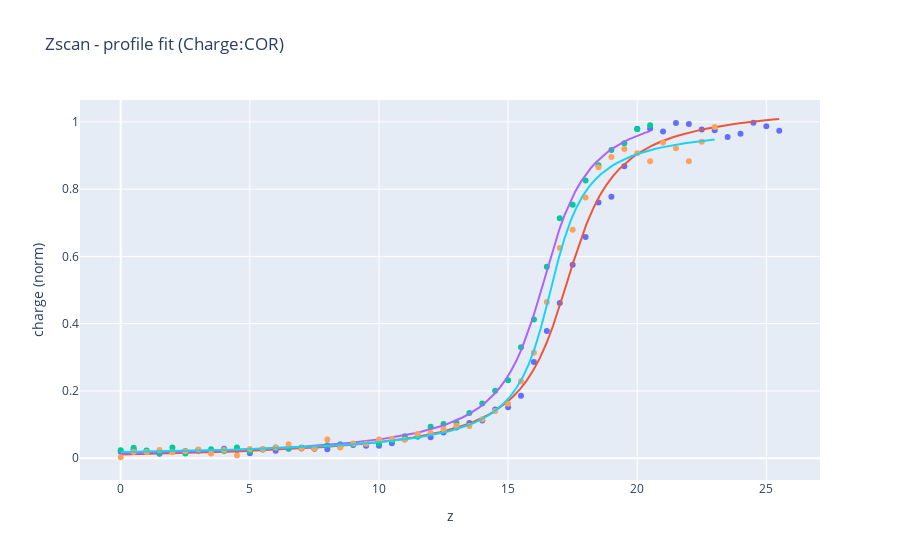
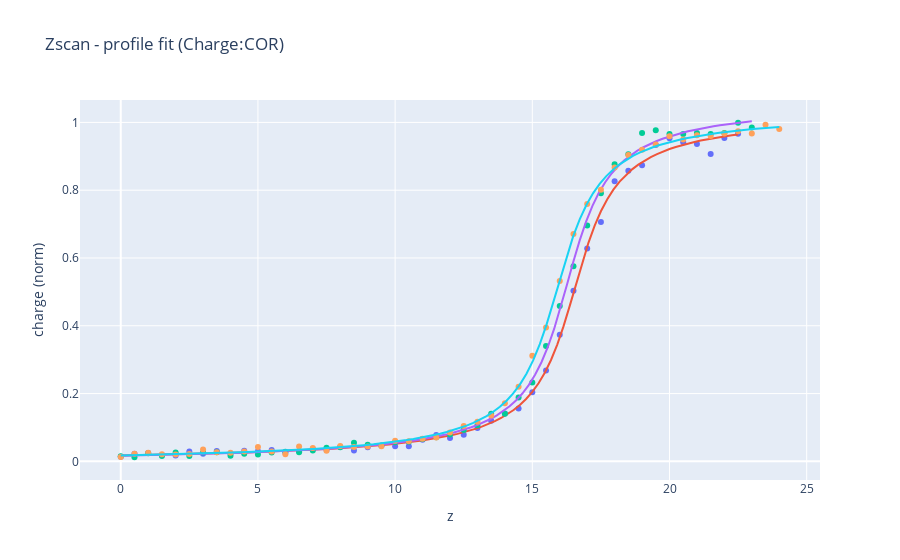
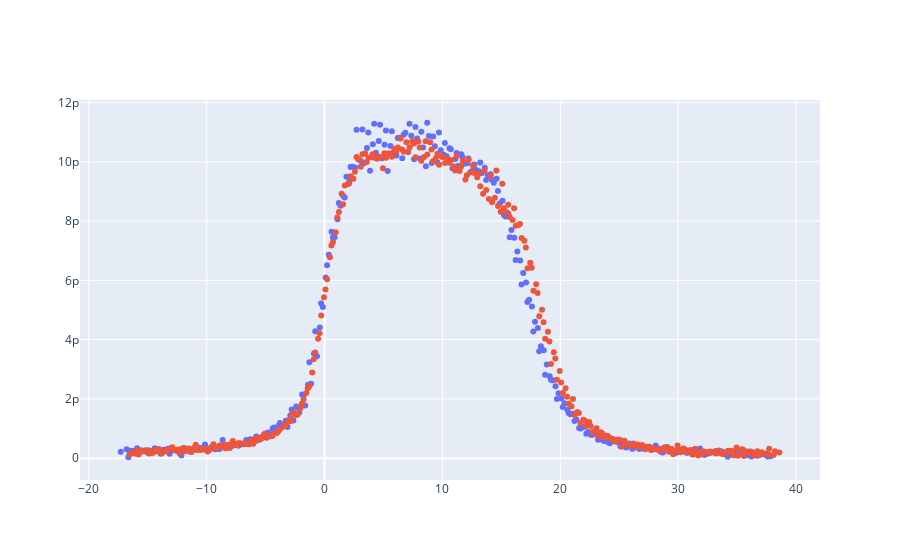
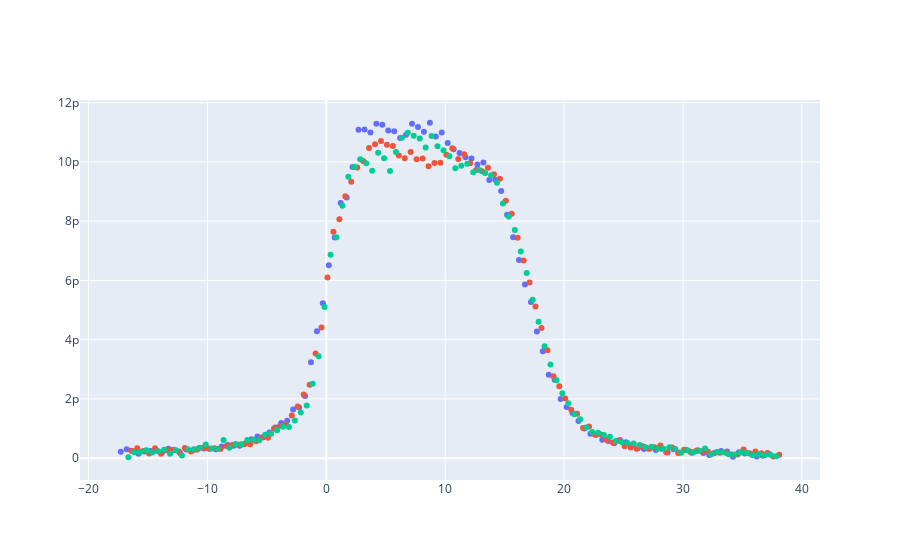

Write notebook code for charts like these, in order.
### Code cell
from analysis_lib import zscan_profileAnalisis

for _rp in root_files:
    zscan_profileAnalisis(_rp, "Charge:COR")

fig = go.Figure()
for _rp in root_files:
    vals = getVals(_rp, ["zscan:zcharge"])
    zcharge = np.asarray(vals["zscan:zcharge"])

    fig.add_trace(
                    go.Scatter(x=zcharge[0, :], y=zcharge[1, :], 
                               mode="markers", showlegend=False)
                )

fig.show()

for _rp in root_files:
    fig = go.Figure()

    vals = getVals(_rp, ["Charge:COR_R","Raw:reps","Raw:z_A", "zscan:z0"])
    charge = np.asarray(vals["Charge:COR_R"])
    reps = vals["Raw:reps"]
    z = np.asarray(vals["Raw:z_A"])
    z0 = np.asarray(vals["zscan:z0"])

    for i in range(reps):
        fig.add_trace(go.Scatter(x=z-z0[i], y=charge[i, :], mode="markers", showlegend=False))
                        
                    

    fig.show()
